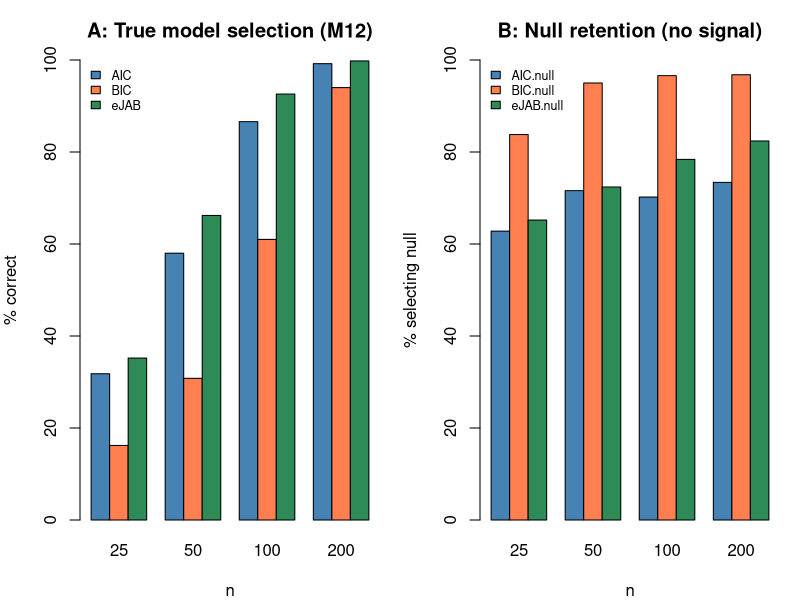

This figure's R source:
## ---- chunk 1
knitr::opts_chunk$set(echo = TRUE, message = FALSE, warning = FALSE)
set.seed(42)
## ---- chunk 2
ejab01 <- function(p, n, q) {
  stopifnot(all(p > 0 & p < 1), all(n > 1), all(q >= 1))
  chi_quant <- qchisq(1 - p, df = q)
  sqrt(n) * exp(-0.5 * (n^(1/q) - 1) / n^(1/q) * chi_quant)
}
## ---- chunk 3
clamp_p <- function(p) pmax(pmin(p, 1 - 1e-15), 1e-15)

generate_data <- function(n, betas, sigma = 1, n_noise = 0) {
  k <- length(betas) - 1
  X <- matrix(rnorm(n * (k + n_noise)), n, k + n_noise)
  colnames(X) <- paste0("x", seq_len(k + n_noise))
  y <- X[, seq_len(k), drop = FALSE] %*% betas[-1] + betas[1] + rnorm(n, 0, sigma)
  data.frame(y = as.numeric(y), X)
}
## ---- chunk 4
fit_A <- function(d) {
  list(
    null = lm(y ~ 1,      data = d),
    M1   = lm(y ~ x1,     data = d),
    M2   = lm(y ~ x2,     data = d),
    M12  = lm(y ~ x1+x2,  data = d)
  )
}

select_aic <- function(fits) which.min(sapply(fits, AIC))
select_bic <- function(fits) which.min(sapply(fits, BIC))

# eJAB: compare each non-null model to null; select the one with the smallest
# eJAB (strongest evidence against null).  If all eJAB >= 1, select null.
select_ejab <- function(fits, n) {
  null_fit <- fits[["null"]]
  non_null <- fits[names(fits) != "null"]
  qs <- sapply(non_null, function(f) length(coef(f)) - length(coef(null_fit)))

  pvals <- sapply(non_null, function(f) {
    clamp_p(anova(null_fit, f)$`Pr(>F)`[2])
  })

  ejabs <- mapply(ejab01, p = pvals, n = n, q = qs)
  if (all(ejabs >= 1)) return(1L)
  1L + which.min(ejabs)
}

model_names_A <- c("null", "M1", "M2", "M12")
true_idx_A    <- 4L
## ---- chunk 5
n_sims  <- 500
n_vec   <- c(25, 50, 100, 200)
res_A   <- list()

for (nn in n_vec) {
  counts <- matrix(0L, nrow = 4, ncol = 3,
                   dimnames = list(model_names_A, c("AIC", "BIC", "eJAB")))
  for (i in seq_len(n_sims)) {
    d    <- generate_data(nn, betas = c(0, 0.3, 0.3))
    fits <- fit_A(d)
    counts[select_aic(fits),         "AIC"]  <- counts[select_aic(fits),  "AIC"]  + 1L
    counts[select_bic(fits),         "BIC"]  <- counts[select_bic(fits),  "BIC"]  + 1L
    counts[select_ejab(fits, nn),    "eJAB"] <- counts[select_ejab(fits, nn), "eJAB"] + 1L
  }
  res_A[[as.character(nn)]] <- counts
}
## ---- chunk 6
tab_A <- do.call(rbind, lapply(names(res_A), function(nn) {
  m <- res_A[[nn]]
  data.frame(
    n    = as.integer(nn),
    AIC  = sprintf("%.1f%%", 100 * m["M12","AIC"]  / n_sims),
    BIC  = sprintf("%.1f%%", 100 * m["M12","BIC"]  / n_sims),
    eJAB = sprintf("%.1f%%", 100 * m["M12","eJAB"] / n_sims)
  )
}))
knitr::kable(tab_A, align = "r",
             caption = "Scenario A — % selecting true model (M12) out of 500 sims")
## ---- chunk 7
for (nn in names(res_A)) {
  cat("\n### n =", nn, "\n")
  print(res_A[[nn]])
}
## ---- chunk 8
fit_B <- function(d) {
  list(
    null = lm(y ~ 1, data = d),
    M1   = lm(y ~ x1, data = d),
    M2   = lm(y ~ x1+x2, data = d),
    M3   = lm(y ~ x1+x2+x3, data = d),
    M4   = lm(y ~ x1+x2+x3+x4, data = d),
    M5   = lm(y ~ x1+x2+x3+x4+x5, data = d)
  )
}

select_ejab_B <- function(fits, n) {
  null_fit <- fits[["null"]]
  non_null <- fits[names(fits) != "null"]
  qs <- sapply(non_null, function(f) length(coef(f)) - length(coef(null_fit)))
  pvals <- sapply(non_null, function(f) clamp_p(anova(null_fit, f)$`Pr(>F)`[2]))
  ejabs <- mapply(ejab01, p = pvals, n = n, q = qs)
  if (all(ejabs >= 1)) return(1L)
  1L + which.min(ejabs)
}

model_names_B <- c("null", paste0("M", 1:5))

res_B <- list()
for (nn in n_vec) {
  aic_c <- bic_c <- ejab_c <- setNames(integer(6), model_names_B)
  for (i in seq_len(n_sims)) {
    d    <- generate_data(nn, betas = c(0, rep(0, 5)), n_noise = 0)
    fits <- fit_B(d)
    a <- select_aic(fits);           aic_c[a]  <- aic_c[a]  + 1L
    b <- select_bic(fits);           bic_c[b]  <- bic_c[b]  + 1L
    e <- select_ejab_B(fits, nn);    ejab_c[e] <- ejab_c[e] + 1L
  }
  res_B[[as.character(nn)]] <- list(AIC = aic_c, BIC = bic_c, eJAB = ejab_c)
}
## ---- chunk 9
tab_B <- do.call(rbind, lapply(names(res_B), function(nn) {
  r <- res_B[[nn]]
  data.frame(
    n     = as.integer(nn),
    AIC   = sprintf("%.1f%%", 100 * r$AIC["null"] / n_sims),
    BIC   = sprintf("%.1f%%", 100 * r$BIC["null"] / n_sims),
    eJAB  = sprintf("%.1f%%", 100 * r$eJAB["null"] / n_sims)
  )
}))
knitr::kable(tab_B, align = "r",
             caption = "Scenario B — % correctly selecting null (no signal) out of 500 sims")
## ---- chunk 10
for (nn in names(res_B)) {
  r <- res_B[[nn]]
  cat("\n### n =", nn, "\n")
  cat("AIC:  ", paste(model_names_B, r$AIC,  sep="=", collapse=", "), "\n")
  cat("BIC:  ", paste(model_names_B, r$BIC,  sep="=", collapse=", "), "\n")
  cat("eJAB: ", paste(model_names_B, r$eJAB, sep="=", collapse=", "), "\n")
}
## ---- chunk 11
par(mfrow = c(1, 2), mar = c(4, 4, 3, 1))

# Panel A — correct selection (true model has signal)
pct_A <- sapply(res_A, function(m) {
  c(AIC = m["M12","AIC"], BIC = m["M12","BIC"],
    eJAB = m["M12","eJAB"]) / n_sims * 100
})
colnames(pct_A) <- n_vec
barplot(pct_A, beside = TRUE, ylim = c(0, 100),
        col = c("steelblue","coral","seagreen"),
        xlab = "n", ylab = "% correct",
        main = "A: True model selection (M12)")
legend("topleft", rownames(pct_A), fill = c("steelblue","coral","seagreen"),
       cex = 0.75, bty = "n")

# Panel B — null retention (no signal)
pct_B <- sapply(res_B, function(r) {
  c(AIC = r$AIC["null"], BIC = r$BIC["null"], eJAB = r$eJAB["null"]) / n_sims * 100
})
colnames(pct_B) <- n_vec
barplot(pct_B, beside = TRUE, ylim = c(0, 100),
        col = c("steelblue","coral","seagreen"),
        xlab = "n", ylab = "% selecting null",
        main = "B: Null retention (no signal)")
legend("topleft", rownames(pct_B), fill = c("steelblue","coral","seagreen"),
       cex = 0.75, bty = "n")
